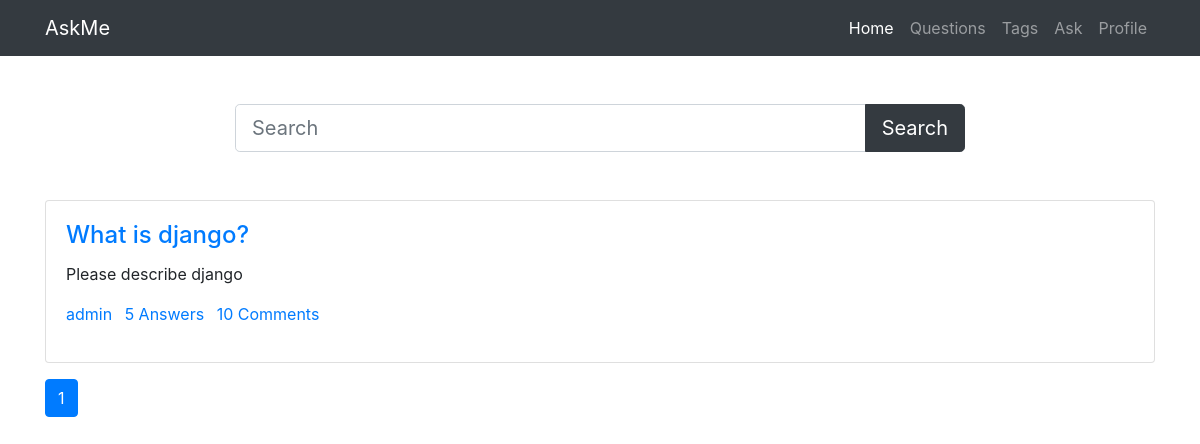
Before: / with the older database file.
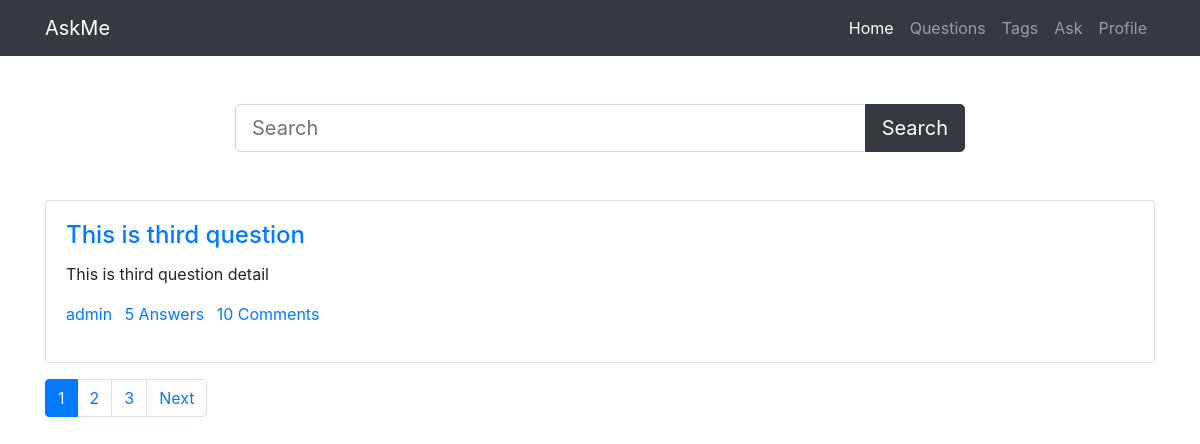
After: the same page with the newer database file.
### main/models.py (models this page shows, shortened)
class Question(models.Model):
    user=models.ForeignKey(User,on_delete=models.CASCADE)
    title=models.CharField(max_length=300)
    detail=models.TextField()
    add_time=models.DateTimeField(auto_now_add=True)

### main/views.py (the view)
# urls.py: path('',views.home,name='home'),
def home(request):
    if 'q' in request.GET:
        q=request.GET['q']
        quests=Question.objects.filter(title__icontains=q).order_by('-id')
    else:
        quests=Question.objects.all().order_by('-id')
    paginator=Paginator(quests,1)
    page_num=request.GET.get('page',1)
    quests=paginator.page(page_num)
    return render(request,'home.html',{'quests':quests})

### main/templates/home.html (shortened to what this page needs)
{% load static %}
<!DOCTYPE html>
<html lang="en">
<head>
    <link rel="stylesheet" href="{% static 'bootstrap.min.css' %}" />
</head>
<body>
    <nav class="navbar navbar-expand-lg navbar-dark bg-dark">
        <div class="container">
            <a class="navbar-brand" href="#">AskMe</a>
            <div class="collapse navbar-collapse" id="navbarNav">
                <ul class="navbar-nav ml-auto">
                    <li class="nav-item active">
                        <a class="nav-link" href="#">Home</a>
                    </li>
                    <li class="nav-item">
                        <a class="nav-link" href="#">Questions</a>
                    </li>
                    <li class="nav-item">
                        <a class="nav-link" href="#">Tags</a>
                    </li>
                    <li class="nav-item">
                        <a class="nav-link" href="#">Ask</a>
                    </li>
                    <li class="nav-item">
                        <a class="nav-link" href="#">Profile</a>
                    </li>
                </ul>
            </div>
        </div>
    </nav>
    <div class="container py-5">
        <div class="row">
            <div class="col-md-8 offset-2">
                <form>
                    <div class="input-group">
                        <input type="text" name="q" class="form-control form-control-lg" placeholder="Search" />
                        <div class="input-group-append">
                        <button class="btn btn-dark btn-lg" type="submit" id="button-addon2">Search</button>
                        </div>
                    </div>
                </form>
            </div>
        </div>
    </div>
    <div class="container">
        {% for quest in quests %}
        <div class="card mb-3">
            <div class="card-body">
                <h4 class="card-title"><a href="/detail/{{quest.id}}">{{quest.title}}</a></h4>
                <p class="card-text">{{quest.detail}}</p>
                <p>
                    <a href="#" class="mr-2">{{quest.user.username}}</a>
                    <a href="#" class="mr-2">5 Answers</a>
                    <a href="#" class="mr-2">10 Comments</a>
                </p>
            </div>
        </div>
        {% endfor %}
    </div>
    <nav class="my-3 container">
        <ul class="pagination">
          {% for i in quests.paginator.page_range %}
          {% if quests.number == i %}
          <li class="page-item active"><a class="page-link" href="#">{{i}}</a></li>
          {% else %}
          <li class="page-item"><a class="page-link" href="?page={{i}}">{{i}}</a></li>
          {% endif %}
          {% endfor %}
          {% if quests.has_next %}
          <li class="page-item"><a class="page-link" href="?page={{quests.next_page_number}}">Next</a></li>
          {% endif %}
        </ul>
      </nav>
</body>
</html>

Changed rows visible on the page:
no longer on this page (row edited): Question: title "What is django?", detail "Please describe django", user.username "admin"
added Question: title "This is third question", detail "This is third question detail", user.username "admin"
Other visible differences:
new list line: "2"
new list line: "3"
text now shown: "Next"
